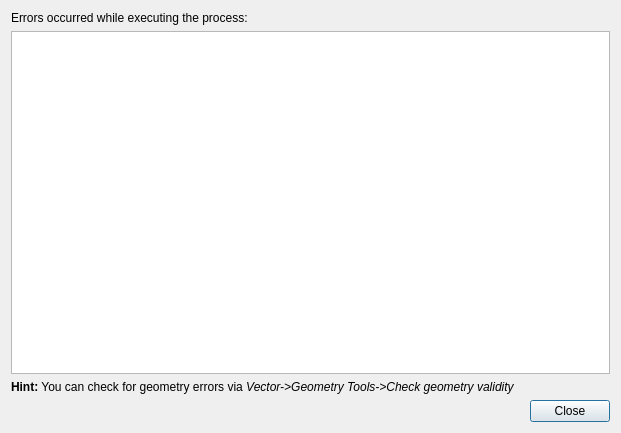
<?xml version="1.0" encoding="UTF-8"?>
<ui version="4.0">
 <class>GeoprocessingErrorDialog</class>
 <widget class="QDialog" name="GeoprocessingErrorDialog">
  <property name="geometry">
   <rect>
    <x>0</x>
    <y>0</y>
    <width>621</width>
    <height>433</height>
   </rect>
  </property>
  <property name="windowTitle">
   <string>Errors</string>
  </property>
  <layout class="QVBoxLayout" name="verticalLayout">
   <item>
    <widget class="QLabel" name="label">
     <property name="text">
      <string>Errors occurred while executing the process:</string>
     </property>
    </widget>
   </item>
   <item>
    <widget class="QTreeWidget" name="treeWidget">
     <attribute name="headerVisible">
      <bool>false</bool>
     </attribute>
     <column>
      <property name="text">
       <string>Errors</string>
      </property>
     </column>
    </widget>
   </item>
   <item>
    <widget class="QLabel" name="label_2">
     <property name="text">
      <string>&lt;html&gt;&lt;head/&gt;&lt;body&gt;&lt;p&gt;&lt;span style=&quot; font-weight:600;&quot;&gt;Hint:&lt;/span&gt; You can check for geometry errors via &lt;span style=&quot; font-style:italic;&quot;&gt;Vector-&amp;gt;Geometry Tools-&amp;gt;Check geometry validity&lt;/span&gt;&lt;/p&gt;&lt;/body&gt;&lt;/html&gt;</string>
     </property>
     <property name="textFormat">
      <enum>Qt::RichText</enum>
     </property>
    </widget>
   </item>
   <item>
    <widget class="QDialogButtonBox" name="buttonBox">
     <property name="orientation">
      <enum>Qt::Horizontal</enum>
     </property>
     <property name="standardButtons">
      <set>QDialogButtonBox::Close</set>
     </property>
    </widget>
   </item>
  </layout>
 </widget>
 <resources/>
 <connections>
  <connection>
   <sender>buttonBox</sender>
   <signal>accepted()</signal>
   <receiver>GeoprocessingErrorDialog</receiver>
   <slot>accept()</slot>
   <hints>
    <hint type="sourcelabel">
     <x>248</x>
     <y>254</y>
    </hint>
    <hint type="destinationlabel">
     <x>157</x>
     <y>274</y>
    </hint>
   </hints>
  </connection>
  <connection>
   <sender>buttonBox</sender>
   <signal>rejected()</signal>
   <receiver>GeoprocessingErrorDialog</receiver>
   <slot>reject()</slot>
   <hints>
    <hint type="sourcelabel">
     <x>316</x>
     <y>260</y>
    </hint>
    <hint type="destinationlabel">
     <x>286</x>
     <y>274</y>
    </hint>
   </hints>
  </connection>
 </connections>
</ui>
